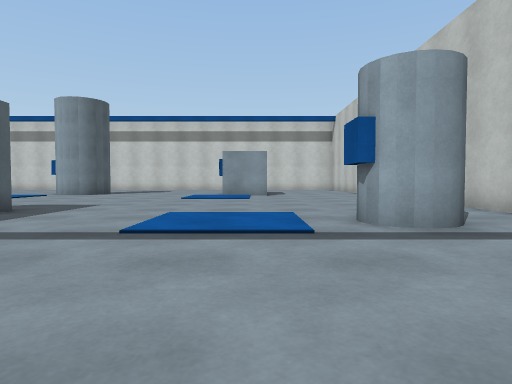
view 1 (above)

24 first-person views from a walk through a scene from a Unity 3-D project. The camera is 0.68 m above the floor, tilts 2° down and sees 75° across. The floor is counted in squares, 1 m on a side. Each view is taken from the middle of a square. On the plan, view 1 faces up. The plan holds only what a view shows up to about 10 squares ahead; the rest is blank. The place goes on beyond the plan. Some animated figures are not drawn. Surface patterns are stand-ins for the level's own textures.

view 2
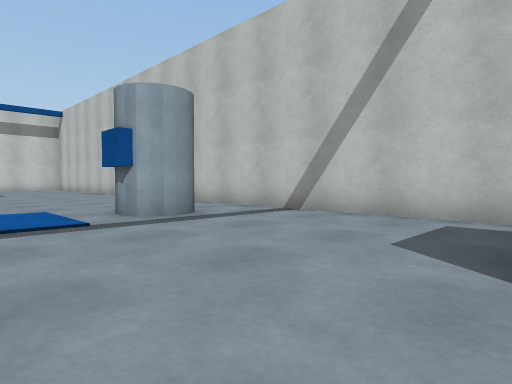

view 3
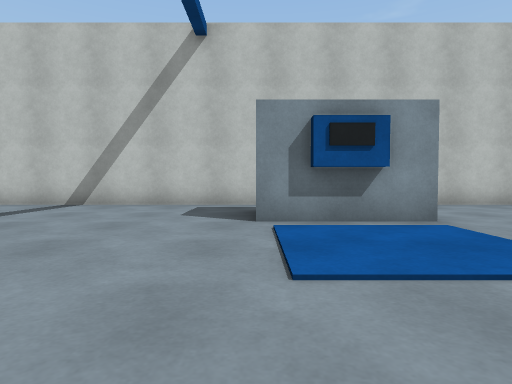

view 4
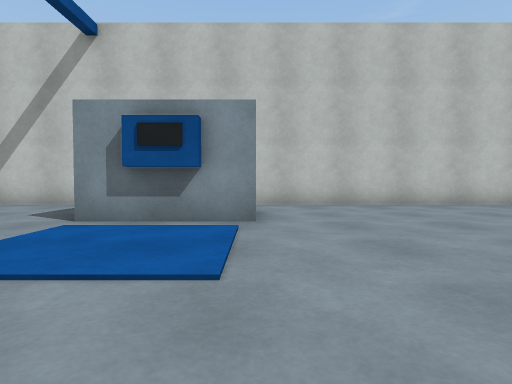

view 5
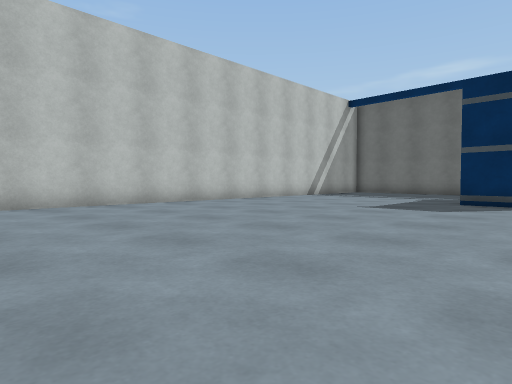

view 6
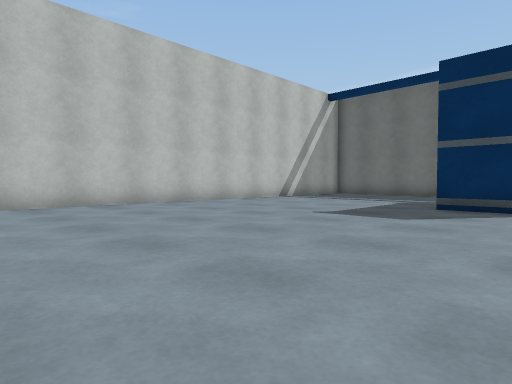

view 7
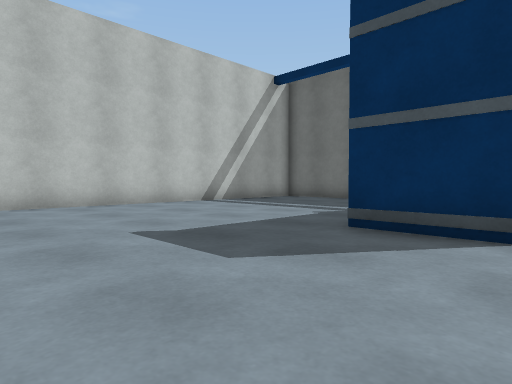

view 8
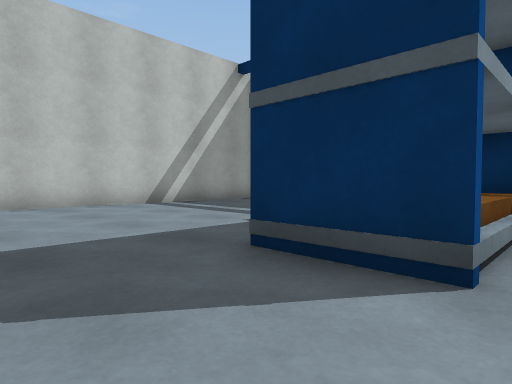

view 9
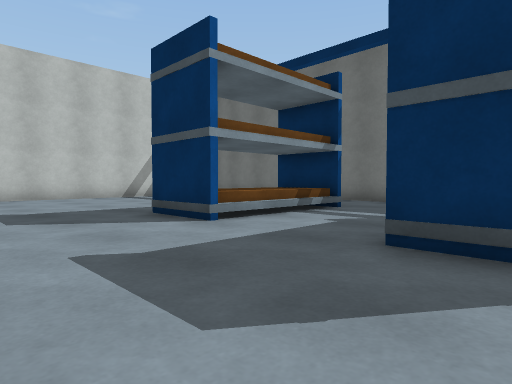

view 10
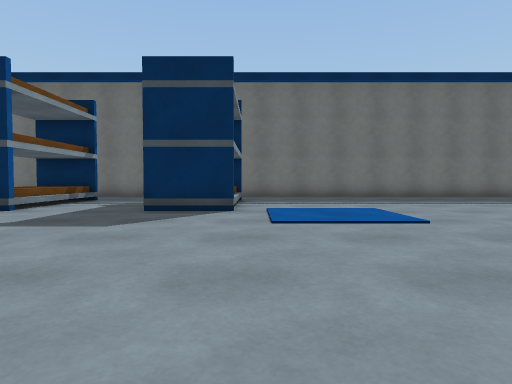

view 11
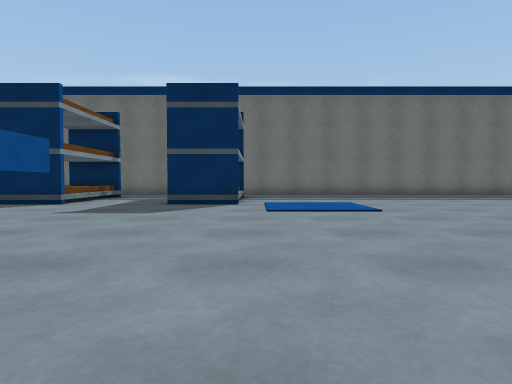

view 12
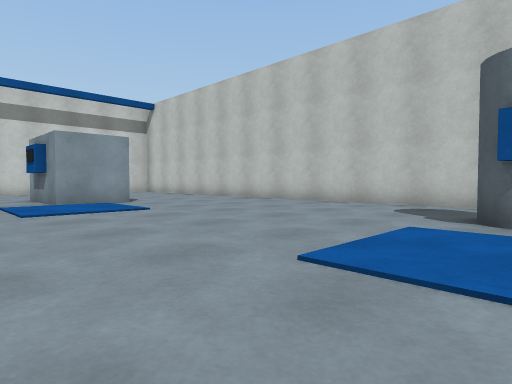

view 13
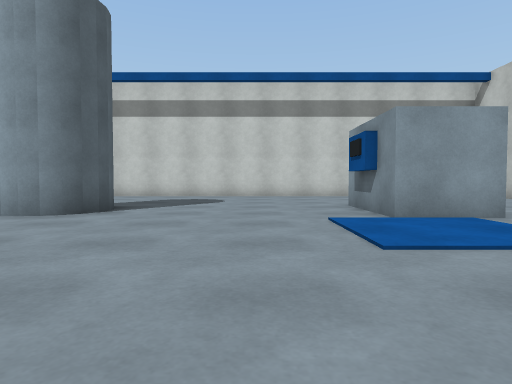

view 14
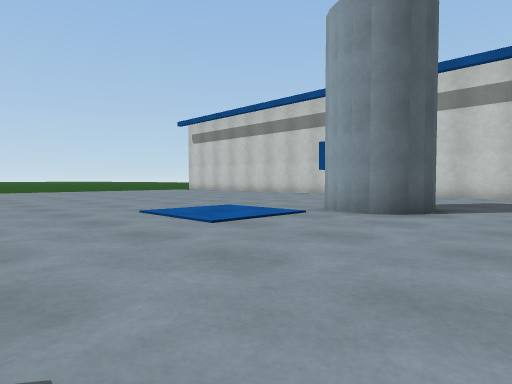

view 15
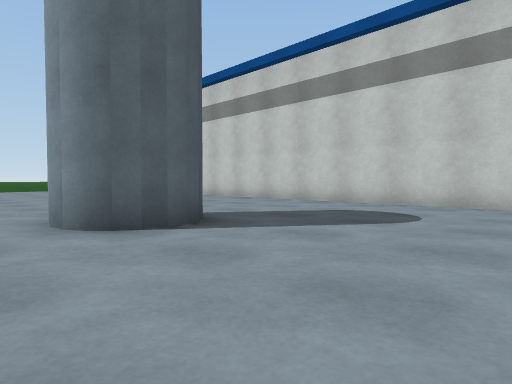

view 16
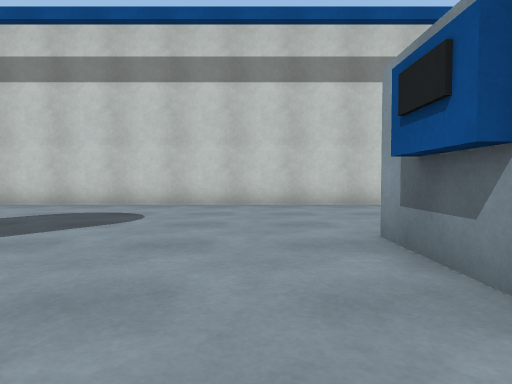

view 17
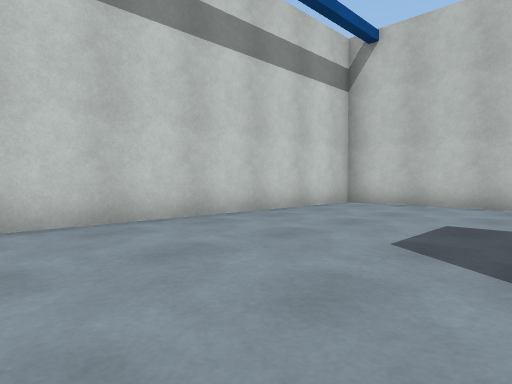

view 18
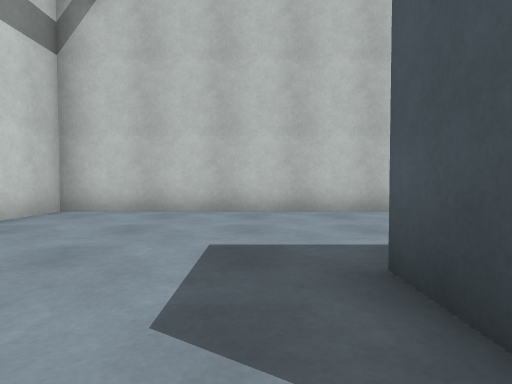

view 19
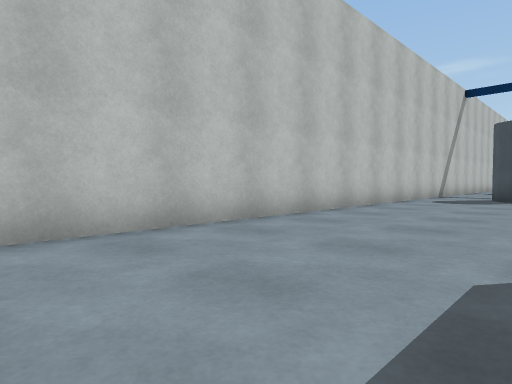

view 20
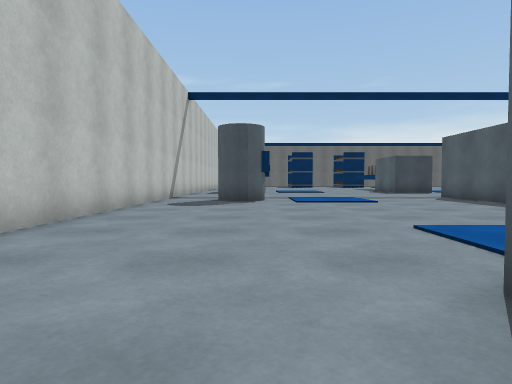

view 21
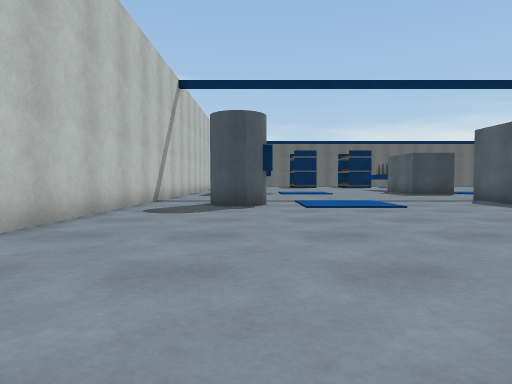

view 22
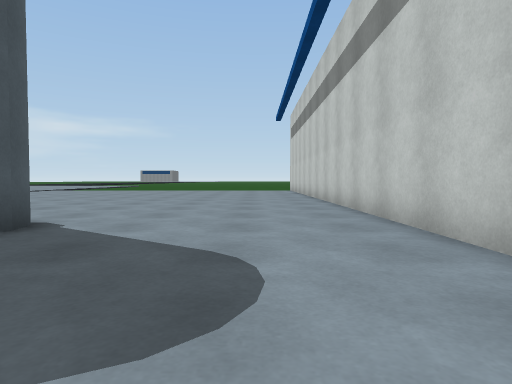

view 23
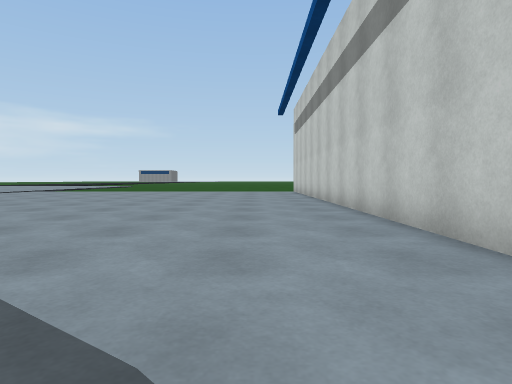

view 24
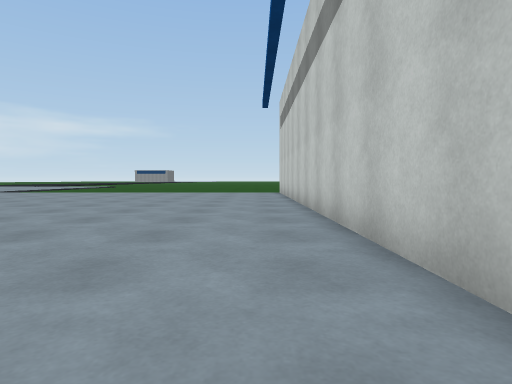

### Floor plan
Key: @ floor where view 1 was taken; # wall or solid block; . main floor; : floor 0.05 m higher than the main floor; ^ raised ledge; O other object.
Columns run from 14 left of view 1 to 6 right of it. Each row starts with its distance up from view 1.
 24 ####################
 23 ...................##
 22 ....................#
 21 ....................#
 20 ....................#
 19 ....................#
 18 .............##.....#
 17 ....OOO.....## .....#
 16 .....OO.....## .....#
 15 .............##.....#
 14 ...::.......::......#
 13 ...::.......::......#
 12 ....................#
 11 ....................#
 10 ....................#
  9      ...............#
  8         ............#
  7         #...........#
  6         #....::.OO..#
  5         #....::.OO..#
  4            .........#
  3            .........#
  2             ........#
  1             ........#
  0            ...@.....#
 -1           ......# ..#
 -2            ..::##
 -3            ..::##
 -4           ......# ..#
 -5           ..........#
 -6      .    ..........#
 -7     ...   ..........#
 -8    ....   ..........#
 -9   .....#  ..........#
-10   ....... ..........#
-11  ...................#
-12 ....................#
-13 ....................#
-14 ...::...............#
-15 ...::...............#
-16 ......^^...^^.......#
-17 ......^ ...^^.......#
-18 ......^  ..^^ ......#

Positions as (right, up) in squares from view 1, and headings:
1: (0, 0), facing up
2: (-1, -1), facing up-right
3: (-4, -1), facing right
4: (-4, -4), facing right
5: (-4, -5), facing down-right
6: (-4, -7), facing down-right
7: (-4, -11), facing down-right
8: (-4, -13), facing down-right
9: (-8, -12), facing down-right
10: (-9, -8), facing down
11: (-9, -6), facing down
12: (-4, 5), facing up-right
13: (-4, 9), facing up
14: (-5, 9), facing up-left
15: (-3, 14), facing up-left
16: (-3, 14), facing up
17: (-4, 18), facing up-right
18: (-2, 19), facing right
19: (1, 19), facing down-right
20: (2, 17), facing down
21: (2, 15), facing down
22: (-4, 21), facing left
23: (-6, 21), facing left
24: (-8, 22), facing left
